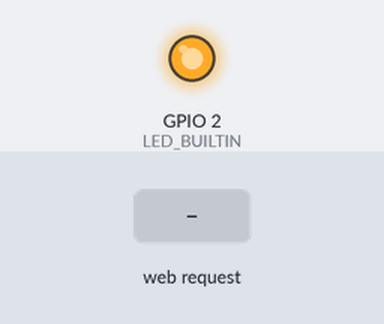
Recording of a sketch running on a simulated ESP8266 (NodeMCU). Parts: output pins drawn as LEDs (lit = HIGH, except the on-board LED, lit = LOW). The test bench sets the inputs (shaded band). WiFi joins after 1.5 s; servers stay silent unless stated; what the sketch prints to the serial monitor is not drawn.

Above: at 2.7 s.
2.8 s: HTTP request GET /?status=HIGH&psw=123 received
At 3.6 s:
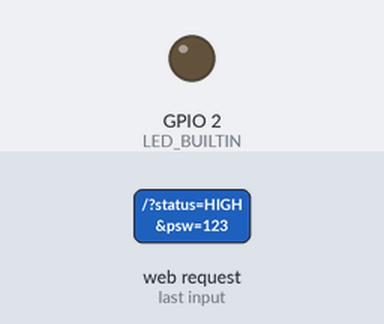
4.3 s: HTTP request GET /?status=LOW&psw=123 received
At 4.7 s:
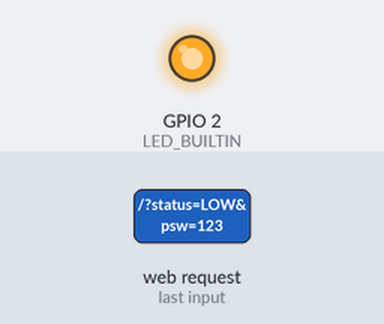
Timing chart, 0 to 7.3 s (numbered marks = the images above; inputs shaded):
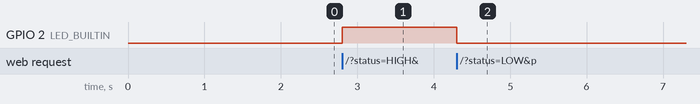

The sketch:

LED_from_web_browser.ino
```cpp
#include <ESP8266WiFi.h>

const char* ssid = "AndroidOz";
const char* password = "A123456r";

//int LED_BUILTIN = 13; // GPIO13
WiFiServer server(80);

void setup() {
  Serial.begin(115200);
  delay(10);

  pinMode(LED_BUILTIN, OUTPUT);
  digitalWrite(LED_BUILTIN, LOW);

  // Connect to WiFi network
  Serial.println();
  Serial.println();
  Serial.print("Connecting to ");
  Serial.println(ssid);

  WiFi.begin(ssid, password);

  while (WiFi.status() != WL_CONNECTED) {
    delay(500);
    Serial.print(".");
  }
  Serial.println("");
  Serial.println("WiFi connected");

  // Start the server
  server.begin();
  Serial.println("Server started");

  // Print the IP address
  Serial.print("Use this URL to connect: ");
  Serial.print("http://");
  Serial.print(WiFi.localIP());
  Serial.println("/");

}

void loop() {
  // Check if a client has connected
  WiFiClient client = server.available();
  if (!client) {
    return;
  }

  // Wait until the client sends some data
  Serial.println("new client");
  while(!client.available()){
    delay(1);
  }

  // Read the first line of the request
  String request = client.readStringUntil('\r');
  Serial.println(request);
  client.flush();

  // Match the request

  int value = LOW;
  if (request.indexOf("/?status=HIGH&psw=123") != -1)  {
    digitalWrite(LED_BUILTIN, HIGH);
    value = HIGH;
  }
  if (request.indexOf("/?status=LOW&psw=123") != -1)  {
    digitalWrite(LED_BUILTIN, LOW);
    value = LOW;
  }

// Set LED_BUILTIN according to the request
//digitalWrite(LED_BUILTIN, value);

  // Return the response
  client.println("HTTP/1.1 200 OK");
  client.println("Content-Type: text/html");
  client.println(""); //  do not forget this one
  client.println("<!DOCTYPE HTML>");
  client.println("<html>");

  client.print("Led pin is now: ");

  if(value == HIGH) {
    client.print("On");
  } else {
    client.print("Off");
  }
  client.println("<br><br>");
  client.println("<form action=\"\">");
  client.println("<input type=\"radio\" name=\"status\" value=\"HIGH\"> HIGH<br>");
  client.println("<input type=\"radio\" name=\"status\" value=\"LOW\"> LOW<br>");
  // client.println("<a href=\"/LED=ON\"\"><button>Turn On </button></a>");
  // client.println("<a href=\"/LED=OFF\"\"><button>Turn Off </button></a><br />");
  client.println("<input type=\"password\" name=\"psw\">");
  client.println("<input type=\"submit\">");
  client.println("</form>");
  client.println("</html>");

  delay(1);
  Serial.println("Client disonnected");
  Serial.println("");

}
```

Measured:
- after the input at 2.8 s, GPIO 2 (LED_BUILTIN): LOW → HIGH at once
- after the input at 4.3 s, GPIO 2 (LED_BUILTIN): HIGH → LOW at once
